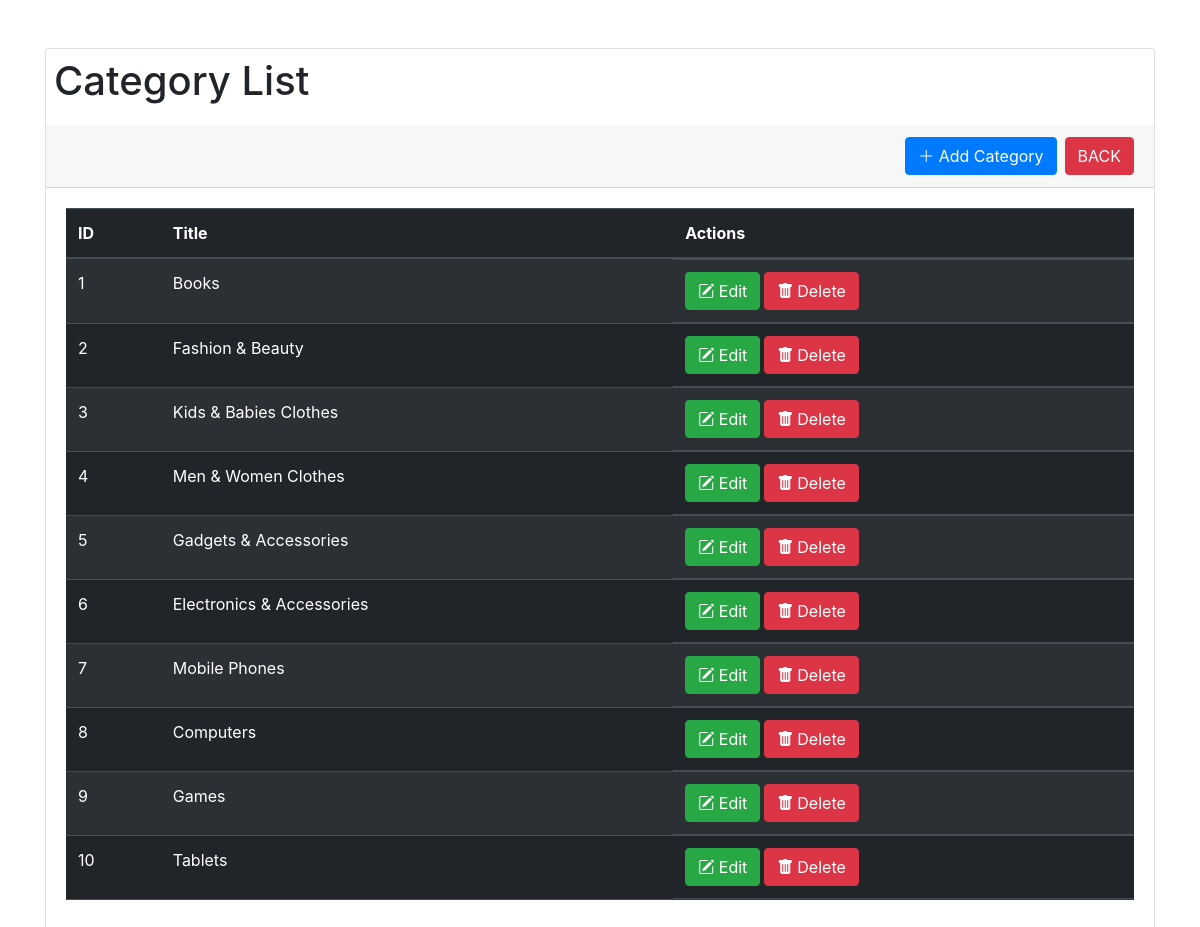
The app's page /manage-category.php with its own data.
### tables this page shows
CREATE TABLE `category` (
  `id` int NOT NULL AUTO_INCREMENT,
  `title` varchar(255) NOT NULL,
  PRIMARY KEY (`id`)
);

### manage-category.php (the view, shortened to what this page needs)
<?php
include('config/dbcon.php');
$query = "SELECT * FROM category";
$query_run = $pdo->query($query);
$query_run->execute();
?>
<!doctype html>
<html lang="en">
<head>
  <link href="https://cdn.jsdelivr.net/npm/bootstrap@5.1.3/dist/css/bootstrap.min.css" rel="stylesheet">
  <link href="https://cdn.jsdelivr.net/npm/bootstrap-icons@1.8.1/font/bootstrap-icons.css" rel="stylesheet">
  <link href="https://stackpath.bootstrapcdn.com/bootstrap/4.5.2/css/bootstrap.min.css" rel="stylesheet">
</head>
<body>
  <div class="container mt-5">
    <div class="row">
      <div class="col-md-12">
        <div class="card">
          <h1 class="p-2 card-title">Category List</h1>
          <div class="card-header d-flex flex-wrap justify-content-end gap-2">
            <a href="category-create.php" class="btn btn-primary"><i class="bi bi-plus-lg"> </i>Add Category</a>
            <a href="index.php" class="btn btn-danger">BACK</a>
          </div>
          <div class="card-body">
            <table class="table table-dark table-striped table-hover">
              <thead class="flex flex-grow">
                <tr>
                  <th>ID</th>
                  <th>Title</th>
                  <th>Actions</th>
                </tr>
              </thead>
              <tbody>
                <?php
                if ($query_run->rowCount() > 0) {
                  while ($category = $query_run->fetch(PDO::FETCH_ASSOC)) {
                ?>
                    <tr>
                      <td><?= $category['id']; ?></td>
                      <td><?= $category['title']; ?></td>
                      <td class="d-flex col-md-12 gap-1 text-center">
                        <a href="category-edit.php?id=<?= $category['id']; ?>" class="btn btn-success btn-md">
                          <i class="bi bi-pencil-square"></i>
                          Edit
                        </a>
                        <form action="category-delete.php" method="POST" class="d-inline">
                          <button type="submit" name="delete_category" value="<?= $category['id']; ?>" class="btn btn-danger btn-md d-flex gap-1">
                            <i class="bi bi-trash-fill"> </i>
                            Delete
                          </button>
                        </form>
                      </td>
                    </tr>
                <?php
                  }
                } else {
                  echo "<tr><td colspan='9' class='error'>No Category Found.</td></tr>";
                }
                ?>
              </tbody>
            </table>
          </div>
        </div>
      </div>
    </div>
  </div>
</body>
</html>

### records on screen
category: id "1", title "Books"
category: id "2", title "Fashion & Beauty"
category: id "3", title "Kids & Babies Clothes"
category: id "4", title "Men & Women Clothes"
category: id "5", title "Gadgets & Accessories"
category: id "6", title "Electronics & Accessories"
category: id "7", title "Mobile Phones"
category: id "8", title "Computers"
category: id "9", title "Games"
category: id "10", title "Tablets"
